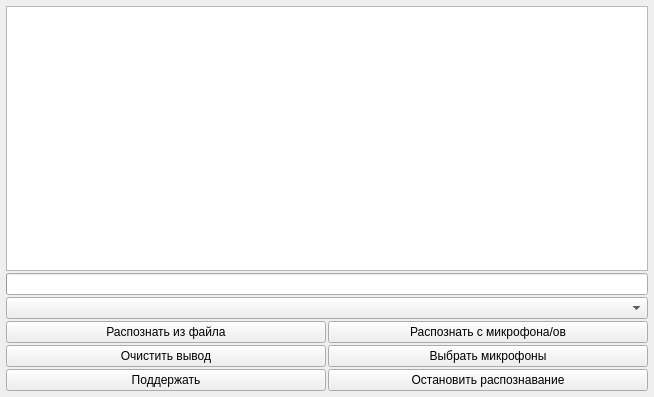
<?xml version="1.0" encoding="UTF-8"?>
<ui version="4.0">
 <class>MainWindow</class>
 <widget class="QMainWindow" name="MainWindow">
  <property name="geometry">
   <rect>
    <x>0</x>
    <y>0</y>
    <width>654</width>
    <height>397</height>
   </rect>
  </property>
  <property name="windowTitle">
   <string>MainWindow</string>
  </property>
  <widget class="QWidget" name="centralwidget">
   <layout class="QVBoxLayout" name="verticalLayout">
    <property name="spacing">
     <number>2</number>
    </property>
    <property name="leftMargin">
     <number>6</number>
    </property>
    <property name="topMargin">
     <number>6</number>
    </property>
    <property name="rightMargin">
     <number>6</number>
    </property>
    <property name="bottomMargin">
     <number>6</number>
    </property>
    <item>
     <widget class="QTextEdit" name="textEdit"/>
    </item>
    <item>
     <widget class="QProgressBar" name="progressBar">
      <property name="enabled">
       <bool>true</bool>
      </property>
      <property name="sizePolicy">
       <sizepolicy hsizetype="Expanding" vsizetype="Preferred">
        <horstretch>0</horstretch>
        <verstretch>0</verstretch>
       </sizepolicy>
      </property>
      <property name="value">
       <number>0</number>
      </property>
      <property name="alignment">
       <set>Qt::AlignCenter</set>
      </property>
      <property name="textVisible">
       <bool>false</bool>
      </property>
      <property name="invertedAppearance">
       <bool>false</bool>
      </property>
     </widget>
    </item>
    <item>
     <widget class="QComboBox" name="comboBox"/>
    </item>
    <item>
     <layout class="QGridLayout" name="gridLayout">
      <property name="leftMargin">
       <number>0</number>
      </property>
      <property name="topMargin">
       <number>0</number>
      </property>
      <property name="rightMargin">
       <number>0</number>
      </property>
      <property name="bottomMargin">
       <number>0</number>
      </property>
      <property name="spacing">
       <number>2</number>
      </property>
      <item row="1" column="0">
       <widget class="QPushButton" name="pushButton_clear">
        <property name="text">
         <string>Очистить вывод</string>
        </property>
        <property name="icon">
         <iconset>
          <normaloff>eraser.png</normaloff>eraser.png</iconset>
        </property>
       </widget>
      </item>
      <item row="0" column="0">
       <widget class="QPushButton" name="pushButton_fromFile">
        <property name="text">
         <string>Распознать из файла</string>
        </property>
        <property name="icon">
         <iconset>
          <normaloff>blue-document-music.png</normaloff>blue-document-music.png</iconset>
        </property>
       </widget>
      </item>
      <item row="1" column="2">
       <widget class="QPushButton" name="pushButton_chooseMic">
        <property name="text">
         <string>Выбрать микрофоны</string>
        </property>
        <property name="icon">
         <iconset>
          <normaloff>microphone--pencil.png</normaloff>microphone--pencil.png</iconset>
        </property>
       </widget>
      </item>
      <item row="2" column="2">
       <widget class="QPushButton" name="pushButton_stop">
        <property name="text">
         <string>Остановить распознавание</string>
        </property>
        <property name="icon">
         <iconset>
          <normaloff>cross.png</normaloff>cross.png</iconset>
        </property>
       </widget>
      </item>
      <item row="0" column="2">
       <widget class="QPushButton" name="pushButton_fromMic">
        <property name="text">
         <string>Распознать с микрофона/ов</string>
        </property>
        <property name="icon">
         <iconset>
          <normaloff>microphone.png</normaloff>microphone.png</iconset>
        </property>
       </widget>
      </item>
      <item row="2" column="0">
       <widget class="QPushButton" name="pushButton">
        <property name="sizePolicy">
         <sizepolicy hsizetype="Minimum" vsizetype="Fixed">
          <horstretch>0</horstretch>
          <verstretch>0</verstretch>
         </sizepolicy>
        </property>
        <property name="text">
         <string>Поддержать</string>
        </property>
        <property name="icon">
         <iconset>
          <normaloff>avatar.jpg</normaloff>avatar.jpg</iconset>
        </property>
       </widget>
      </item>
     </layout>
    </item>
   </layout>
  </widget>
 </widget>
 <resources/>
 <connections/>
</ui>
